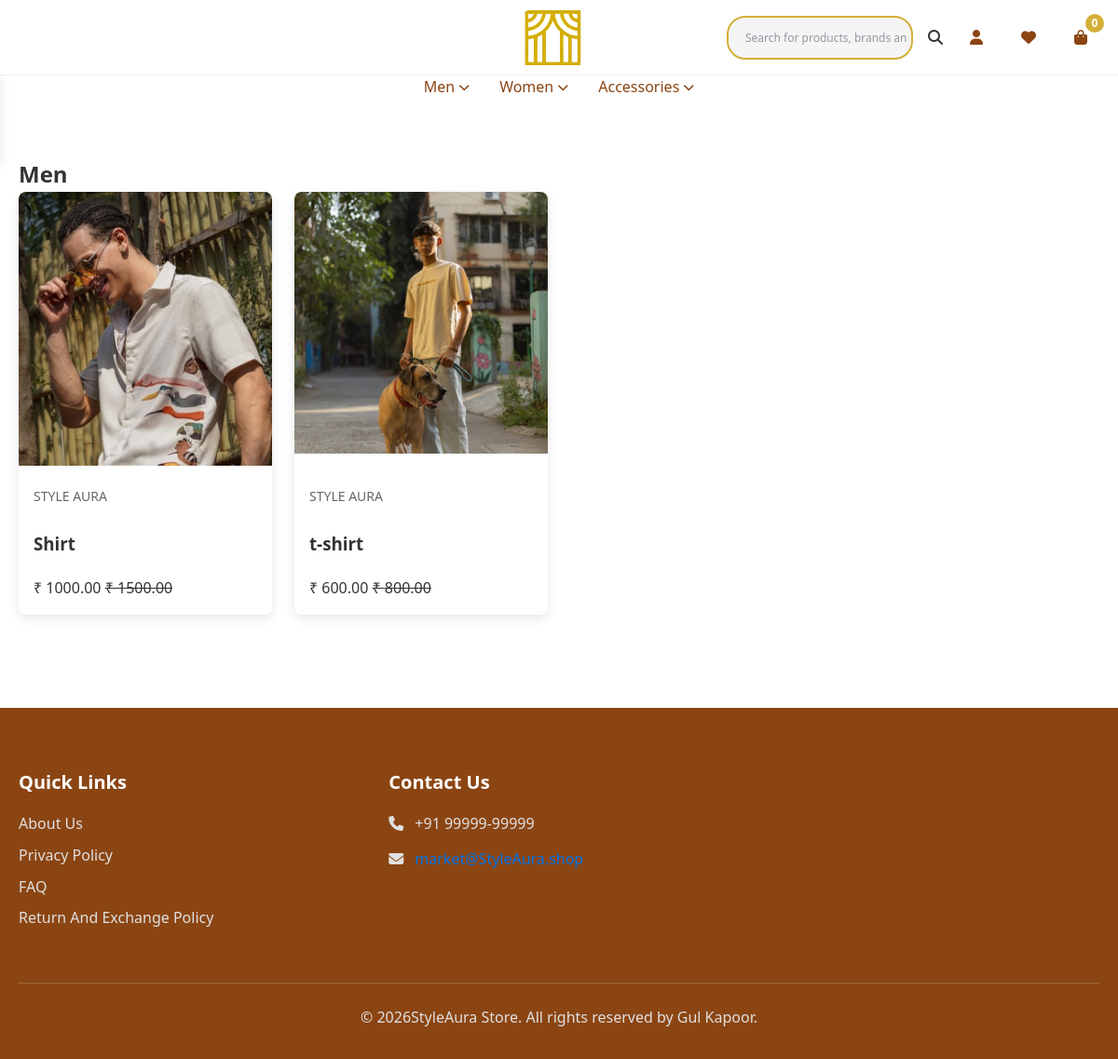
The page /male/ on the database its author committed.
### home/models.py (models this page shows, shortened)
class Category(models.Model):
    name = models.CharField(max_length=50, unique=True)
    slug = models.SlugField(unique=True, blank=True, null=True)

class Listing(models.Model):
    name = models.CharField(max_length=255)
    brand = models.ForeignKey(Brand, on_delete=models.CASCADE)
    category = models.ForeignKey(Category, on_delete=models.CASCADE)
    productType = models.ForeignKey(ProductType, on_delete=models.CASCADE, blank=True, null=True)
    uniqueLabel = models.PositiveIntegerField(blank=True, null=True)
    colors = models.ManyToManyField(Color)
    sizes = models.ManyToManyField(Size)
    price = models.DecimalField(max_digits=10, decimal_places=2)
    discountedPrice = models.DecimalField(max_digits=10, decimal_places=2, blank=True, null=True)
    description = models.TextField(blank=True, null=True)
    productDetails = models.TextField(blank=True, null=True)
    deliveryTime = models.CharField(max_length=255, default="5-7 days")
    createdAt = models.DateTimeField(auto_now_add=True)
    slug = models.SlugField(unique=True, blank=True, null=True)
    returnEligible = models.BooleanField(default=False)
    exchangeEligible = models.BooleanField(default=False)
    bestSelling = models.BooleanField(default=False)
    newArrival = models.BooleanField(default=False)
    limitedTime = models.BooleanField(default=False)
    specialOffer = models.BooleanField(default=False)
    class Meta:
        constraints = [
            UniqueConstraint(fields=['productType', 'uniqueLabel'], name='unique_product_label')
        ]

class Image(models.Model):
    listing = models.ForeignKey(Listing, on_delete=models.CASCADE, related_name="images")
    image = models.ImageField(upload_to="images/")

class Brand(models.Model):
    name = models.CharField(max_length=100, unique=True)
    logo = models.ImageField(upload_to="images/", null=True, blank=True)
    IsFeatured = models.BooleanField(default=False)
    email = models.EmailField(unique=True, blank=True, null=True)
    about = models.TextField(blank=True, null=True)
    slug = models.SlugField(unique=True, blank=True)

### home/views.py (the view)
# urls.py: path('<slug:category_slug>/', views.category, name="category"),
def category(request, category_slug):
    category_aliases = {
        "male": "men",
        "female": "women",
    }
    normalized_category = category_aliases.get(category_slug, category_slug)
    category = get_object_or_404(Category, slug=normalized_category)
    listings = Listing.objects.filter(category=category)
    return render(request, "category.html", {
        "category": category,
        "listings": listings,
    })

### home/context_processors.py (called while the page is built)
def cart_count(request):
    if request.user.is_authenticated:
        cart_items_count = Cart.objects.filter(cartUser=request.user).count()
    else:
        cart_items_count = 0  # Handle guest users if needed
    return {'cart_items_count': cart_items_count}

### home/templates/category.html (shortened to what this page needs)
{% extends "layout.html" %}
{% load static %}
{% block body %}
<main>
  <section class="product-listing">
    <div class="container">
      <h2>{{ category.name }}</h2>
      {% if listings %}
        <div class="product-grid">
          {% for list in listings %}
            <a href="{% url 'item' list.category.slug list.productType.slug list.slug %}" class="product-card">
              <div class="product-image-container">
                {% if list.images.first %}
                  <img src="{{ list.images.first.image.url }}" alt="{{ list.name }}">
                {% else %}
                  <img src="{% static 'placeholder.png' %}" alt="No Image">
                {% endif %}
              </div>
              <div class="product-info">
                <div class="product-brand">{{ list.brand.name }}</div>
                <h3>{{ list.name }}</h3>
                {% if list.discountedPrice %}
                  <div>₹ {{ list.discountedPrice }} <s>₹ {{ list.price }}</s></div>
                {% else %}
                  <div>₹ {{ list.price }}</div>
                {% endif %}
              </div>
            </a>
          {% endfor %}
        </div>
      {% else %}
        <p>No products available in this category yet.</p>
      {% endif %}
    </div>
  </section>
</main>
{% endblock %}

### rows shown on the page
Category: name "Men"
Listing: images.first.image (picture), brand.name "STYLE AURA", name "Shirt", discountedPrice "1000.00", price "1500.00"
Listing: images.first.image (picture), brand.name "STYLE AURA", name "t-shirt", discountedPrice "600.00", price "800.00"

### other values the page prints
{{ cart_items_count }} "0"
